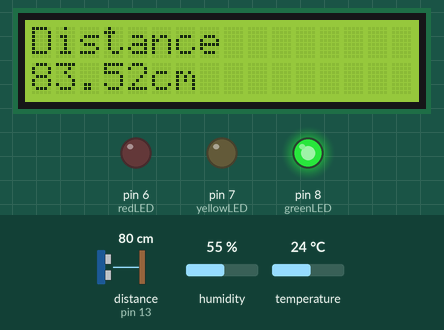
This sketch was run on a simulated Arduino Uno, built with avr-gcc and run on an emulated ATmega328P. Shown: 16×2 character LCD, output pins drawn as LEDs (lit = HIGH). Wiring (inferred from the names in the program): ultrasonic range finder: trigger pin 10; echo pin 13. Inputs (shaded band) come from the test bench; at power-on: distance to the obstacle (sensor on pin 13) 80 cm, humidity 55 %, temperature 24 °C. The echo pulse lasts 58.3 µs per cm; pins used as bus, display or sensor lines are not drawn; what the sketch prints to the serial monitor is not drawn.

Above: at 1.2 s.
1.3 s: distance to the obstacle (sensor on pin 13) set to 93 cm
At 3.4 s:
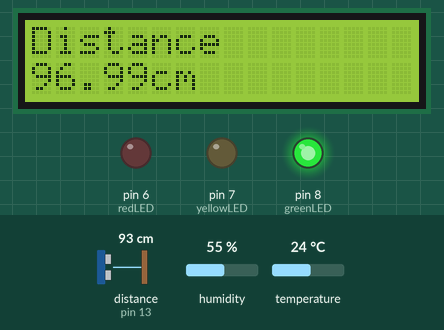
3.7 s: distance to the obstacle (sensor on pin 13) set to 101 cm
At 5.8 s:
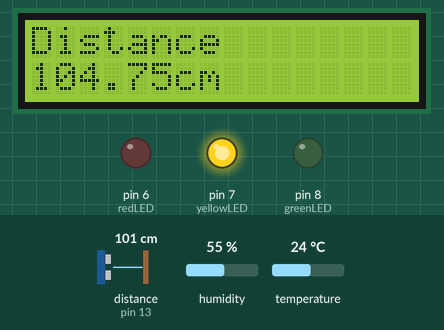
6.4 s: humidity set to 22 %
At 7.3 s:
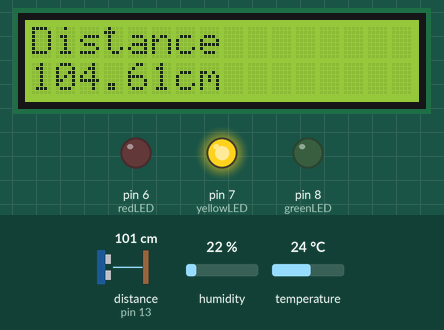
8.0 s: temperature set to 12 °C
At 8.7 s:
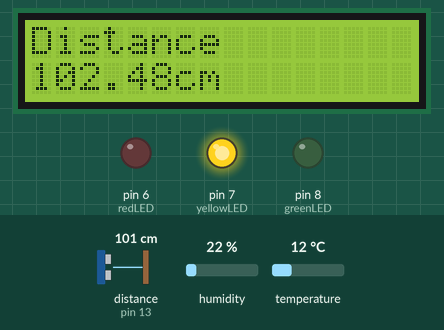
9.6 s: distance to the obstacle (sensor on pin 13) set to 93 cm
At 10.0 s:
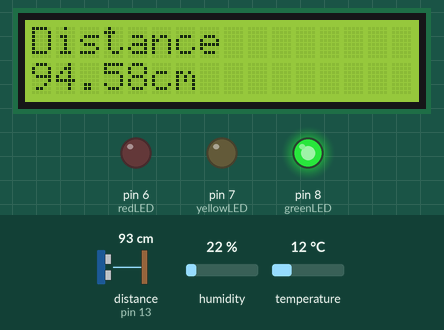
11.2 s: humidity set to 40 %
At 12.6 s:
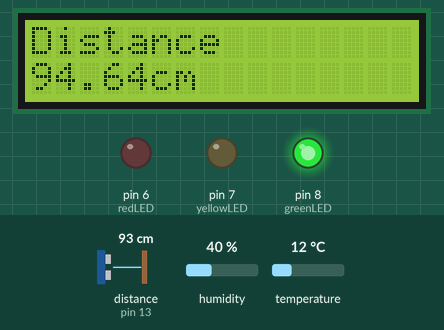
Timing chart, 0 to 13.8 s (numbered marks = the images above; inputs shaded):
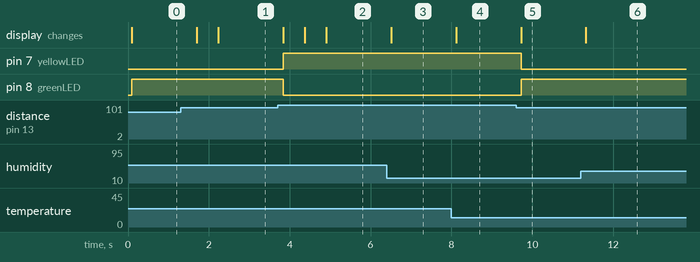

Measured:
- the behaviour switches between 96 and 97 cm on distance to the obstacle (sensor on pin 13) (found by bisection; images 1 and 2)
- the behaviour switches between 99 and 98 cm on distance to the obstacle (sensor on pin 13) (found by bisection; images 4 and 5)
- after the input at 1.3 s, the display: first changes after 0.40 s (image 1 shows a later state)
- after the input at 3.7 s, pin 7 (yellowLED): LOW → HIGH after 0.14 s; pin 8 (greenLED): HIGH → LOW after 0.14 s; the display: first changes after 0.14 s (image 2 shows a later state)
- after the input at 6.4 s, the display: changes after 0.11 s (image 3)
- after the input at 8.0 s, the display: changes after 0.12 s (image 4)
- after the input at 9.6 s, pin 7 (yellowLED): HIGH → LOW after 0.12 s; pin 8 (greenLED): LOW → HIGH after 0.12 s; the display: changes after 0.12 s (image 5)
- after the input at 11.2 s, the display: changes after 0.13 s (image 6)

The sketch:

distance.ino
```cpp
/*

Calculates distance based on this tutorial: http://www.circuitbasics.com/how-to-set-up-an-ultrasonic-range-finder-on-an-arduino/

Requires SimpleDHT and LiquidCrystal libs.

*/

#include <SimpleDHT.h>
#include <LiquidCrystal.h>

#define trigPin 10
#define echoPin 13
#define dhtPin 9
#define greenLED 8
#define yellowLED 7
#define redLED 6
#define offset 3

LiquidCrystal lcd(12, 11, 5, 4, 3, 2);

SimpleDHT11 dht;

// Setup LCD and pins.
void setup()
{
  lcd.begin(16, 2);
  lcd.print("Setting up...");
  Serial.begin(9600);
  pinMode(trigPin, OUTPUT);
  pinMode(echoPin, INPUT);
  pinMode(greenLED, OUTPUT);
  pinMode(yellowLED, OUTPUT);
  pinMode(redLED, OUTPUT);
}

// Red LED indicates out of range.
void lightRedLED()
{
  digitalWrite(redLED, HIGH);
  digitalWrite(greenLED, LOW);
  digitalWrite(yellowLED, LOW);
}

// Yellow LED indicates medium range.
void lightYellowLED()
{
  digitalWrite(yellowLED, HIGH);
  digitalWrite(greenLED, LOW);
  digitalWrite(redLED, LOW);
}

// Green LED indicates close range.
void lightGreenLED()
{
  digitalWrite(greenLED, HIGH);
  digitalWrite(yellowLED, LOW);
  digitalWrite(redLED, LOW);
}

// Print distance in serial for debug.
void printDistance(float distance)
{
  lcd.clear();
  lcd.print("Distance");
  lcd.setCursor(0,1);

  if (distance >= 400 || distance <= 2) {
    lcd.print("Out of range");
    lightRedLED();
  } else if (distance > 100) {
    lightYellowLED();
    lcd.print(distance);
    lcd.print("cm");
  } else {
    lightGreenLED();
    lcd.print(distance);
    lcd.print("cm");
  }
}

// Print temp/humidity in serial for debug.
void printDHTResults(int t, int h)
{
  Serial.print("Sample OK: ");
  Serial.print(t);
  Serial.print(" *C, ");
  Serial.print(h);
  Serial.println(" %");
}

// Constantly record distance and print to LCD screen.
void loop()
{
  byte temperature = 0;
  byte humidity = 0;
  if (dht.read(dhtPin, &temperature, &humidity, NULL)) {
    Serial.println("Read DHT11 failed.");
    return;
  }
  printDHTResults((int)temperature, (int)humidity);

  digitalWrite(trigPin, LOW);
  delayMicroseconds(2);

  digitalWrite(trigPin, HIGH);
  delayMicroseconds(10);
  digitalWrite(trigPin, LOW);

  float duration = pulseIn(echoPin, HIGH);
  float spdSnd = 331.4 + (0.606 * (int)temperature) + 0.0124 * (int)humidity;
  float distance = (duration / 2) * (spdSnd / 10000);

  distance += offset;

  printDistance(distance);
  delay(500);
}
```
